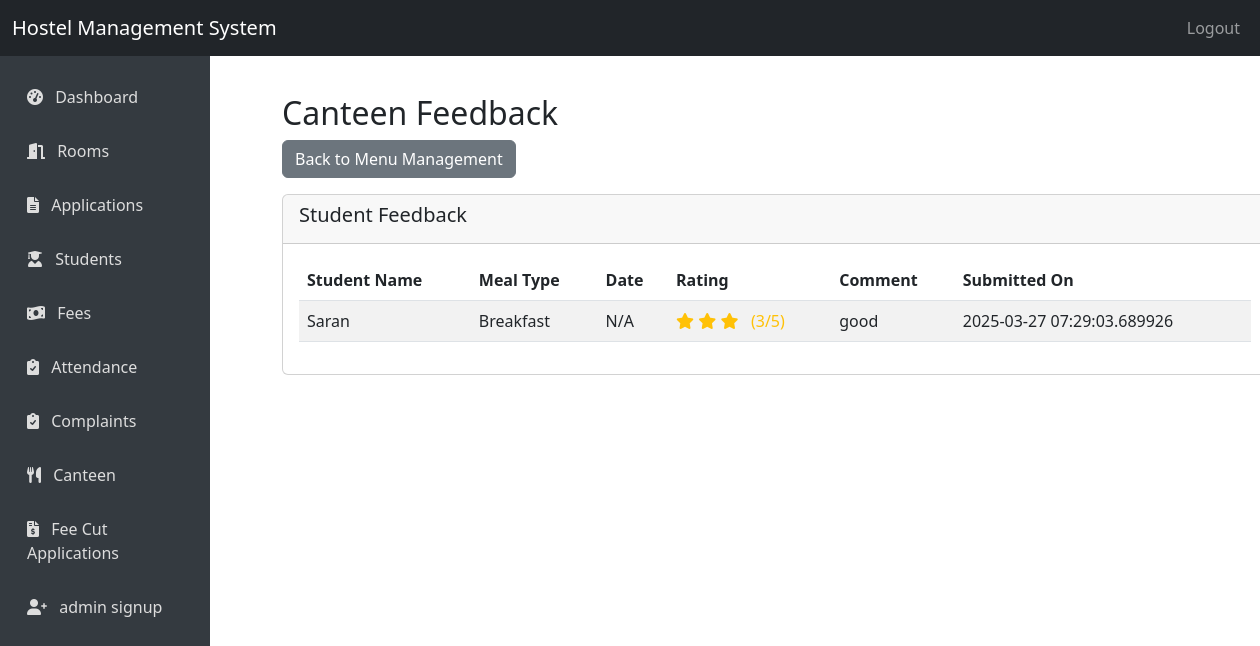
Screenshot of /admin/canteen/feedback (signed in) with the database file from the repository.
### hostel1.11-main/hostel1.0/app.py (models this page shows)
class CanteenFeedback(db.Model):
    id = db.Column(db.Integer, primary_key=True)
    menu_id = db.Column(db.Integer, db.ForeignKey('canteen_menu.id'), nullable=False)
    student_id = db.Column(db.Integer, db.ForeignKey('student.id'), nullable=False)
    rating = db.Column(db.Integer, nullable=False)  # 1-5 rating
    comment = db.Column(db.Text, nullable=True)
    created_at = db.Column(db.DateTime, default=datetime.utcnow)
    student = db.relationship('Student', backref='canteen_feedback')

class Student(db.Model):
    id = db.Column(db.Integer, primary_key=True)
    user_id = db.Column(db.Integer, db.ForeignKey('user.id'), nullable=False)
    name = db.Column(db.String(100), nullable=False)
    email = db.Column(db.String(100), unique=True, nullable=False)
    phone = db.Column(db.String(15), nullable=False)
    address = db.Column(db.String(200), nullable=False)
    course = db.Column(db.String(50), nullable=False)
    district = db.Column(db.String(75), nullable=False)
    year = db.Column(db.Integer, nullable=False)
    annual_income = db.Column(db.Integer, nullable=False)
    gender = db.Column(db.String(10), nullable=False)  # 'male' or 'female'
    room_id = db.Column(db.Integer, db.ForeignKey('room.id'), nullable=True)

class CanteenMenu(db.Model):
    id = db.Column(db.Integer, primary_key=True)
    meal_type = db.Column(db.String(50), nullable=False)
    day = db.Column(db.String(10), nullable=False)  # Monday, Tuesday, etc.
    date = db.Column(db.Date, nullable=True)  # Only for non-repeating items
    start_time = db.Column(db.Time, nullable=False)
    end_time = db.Column(db.Time, nullable=False)
    description = db.Column(db.Text, nullable=False)
    repeats_weekly = db.Column(db.Boolean, default=False)  # New field
    created_at = db.Column(db.DateTime, default=datetime.utcnow)
    feedback = db.relationship('CanteenFeedback', backref='menu', lazy=True)

### hostel1.11-main/hostel1.0/app.py (the view)
@app.route('/admin/canteen/feedback')
def admin_canteen_feedback():
    if 'user_id' not in session or session['role'] != 'admin':
        return redirect(url_for('login'))
    feedback = db.session.query(
        CanteenFeedback,
        CanteenMenu.meal_type,
        CanteenMenu.date,
        Student.name
    ).join(
        CanteenMenu,
        CanteenFeedback.menu_id == CanteenMenu.id
    ).join(
        Student,
        CanteenFeedback.student_id == Student.id
    ).order_by(CanteenFeedback.created_at.desc()).all()
    processed_feedback = []
    for item in feedback:
        feedback_item, meal_type, menu_date, student_name = item
        processed_item = {
            'feedback': feedback_item,
            'meal_type': meal_type,
            'date': menu_date.strftime('%Y-%m-%d') if menu_date else 'N/A',
            'student_name': student_name
        }
        processed_feedback.append(processed_item)
    return render_template('admin/canteen_feedback.html', feedback=processed_feedback)

### hostel1.11-main/hostel1.0/templates/admin/canteen_feedback.html (shortened to what this page needs)
{% extends 'layout.html' %}
{% block content %}
<div class="container mt-4">
    <h2>Canteen Feedback</h2>
    <div class="mb-3">
        <a href="{{ url_for('admin_canteen') }}" class="btn btn-secondary">Back to Menu Management</a>
    </div>
    <div class="card">
        <div class="card-header">
            <h5>Student Feedback</h5>
        </div>
        <div class="card-body">
            <div class="table-responsive">
                <table class="table table-striped">
                    <thead>
                        <tr>
                            <th>Student Name</th>
                            <th>Meal Type</th>
                            <th>Date</th>
                            <th>Rating</th>
                            <th>Comment</th>
                            <th>Submitted On</th>
                        </tr>
                    </thead>
                    <tbody>
                        {% for item in feedback %}
                        <tr>
                            <td>{{ item.student_name }}</td>
                            <td>{{ item.meal_type.capitalize() }}</td>
                            <td>{{ item.date }}</td>
                            <td>
                                <div class="text-warning">
                                    {% for i in range(item.feedback.rating) %}
                                    <i class="fa fa-star"></i>
                                    {% endfor %}
                                    ({{ item.feedback.rating }}/5)
                                </div>
                            </td>
                            <td>{{ item.feedback.comment if item.feedback.comment else 'No comment' }}</td>
                            <td>{{ item.feedback.created_at }}</td>
                        </tr>
                        {% else %}
                        <tr>
                            <td colspan="6" class="text-center">No feedback found</td>
                        </tr>
                        {% endfor %}
                    </tbody>
                </table>
            </div>
        </div>
    </div>
</div>
{% endblock %}

### rows the page displays
CanteenFeedback: student_name "Saran", meal_type "Breakfast", date "N/A", feedback.rating "3", feedback "good", feedback.created_at "2025-03-27 07:29:03.689926"
